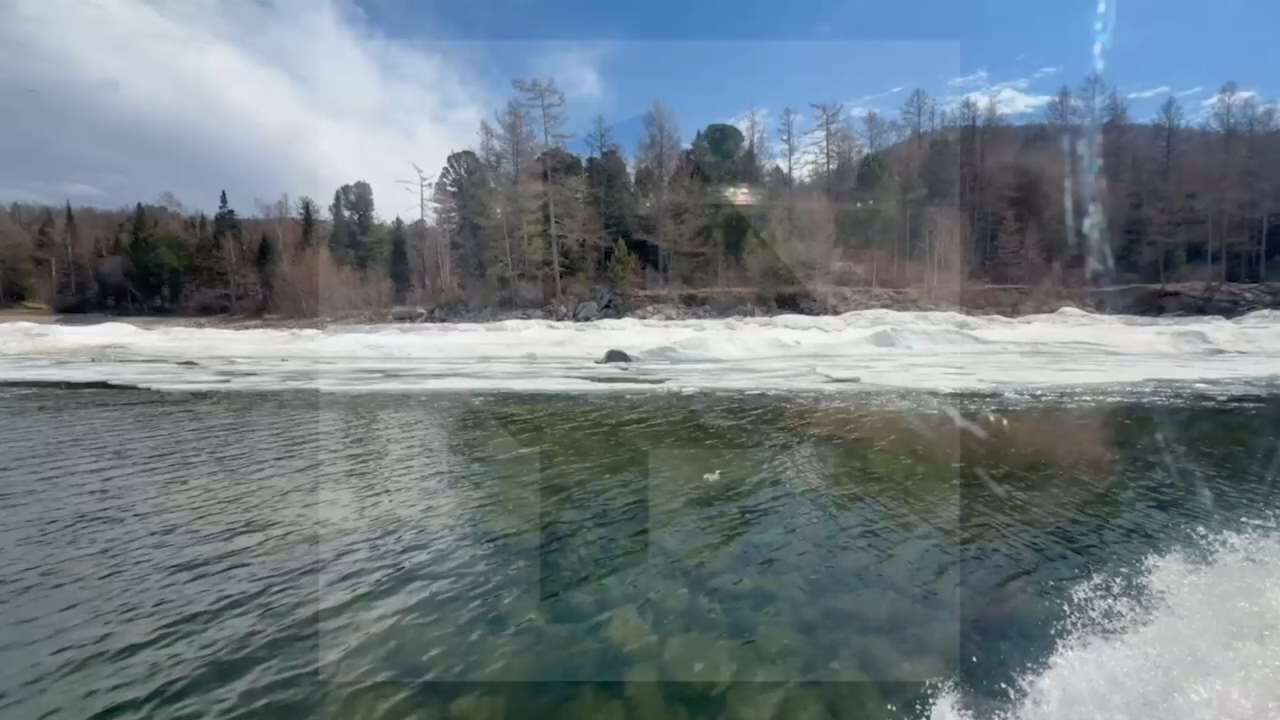
#> input picture data/frames/frame_001.png, 1280 x 720 px; its folder holds 4 pictures in this run; the run also reads 2 pictures not shown here
$ python boat_speed.py
#> lines starting #> are read from the running program, lines starting #| are printed output that depends on the picture
#!/usr/bin/env python3
"""Скорость катера по видео: отдельный скрипт без зависимостей от репозитория.

Нужно только:
    pip install numpy opencv-python-headless

Запуск (минимальный):
    python boat_speed.py --frames data/frames --start 1 --end 70 --fps 25 --distance 30

Что можно указать из известного (чем больше, тем точнее):
    --height 1.5     высота камеры над водой, м (пассажир с телефоном: 1.2-1.8)
    --focal 914      фокусное расстояние в пикселях
    --fov 70         угол обзора по горизонтали, градусов (если фокус неизвестен)
    --shore-row 326  строка, где вода встречается с берегом (иначе найдётся сама)

Скрипт считает три оценки скорости независимо и печатает для каждой показатель
достоверности. Если ни фокус, ни высота не заданы — печатается таблица чувствительности,
и это честнее, чем выдавать одно число.

Что внутри:
  1. строка уреза воды находится по перепаду яркости;
  2. поток воды по строкам кадра, наклон которого даёт скорость/высоту и не портится
     поворотом катера (поворот сдвигает кадр целиком, наклон остаётся);
  3. длинная база: трассировка точек с первого по последний кадр, поиск статичных
     областей (берег) по когерентности;
  4. существенная матрица + восстановение движения: поворот и перенос разделяются,
     берег в 30 м даёт масштаб. Работает, если известно фокусное расстояние.
"""

from __future__ import annotations

import argparse
import csv
import json
import math
from pathlib import Path

import cv2
import numpy as np

# --------------------------------------------------------------------------- IO


def imread_gray(path: Path) -> np.ndarray:
    image = cv2.imread(str(path), cv2.IMREAD_GRAYSCALE)
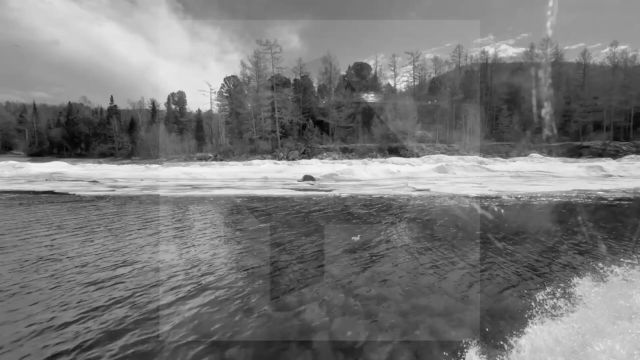
#> image: shape (720, 1280) (shown at 1/2 size); min 0, max 249, mean 120.9
    if image is None:
        raise OSError(f"не читается: {path}")
    return image


def frame_paths(frames_dir: Path) -> list[Path]:
    suffixes = (".png", ".jpg", ".jpeg", ".bmp", ".tif", ".tiff")
    files = [p for p in frames_dir.iterdir() if p.suffix.lower() in suffixes]
    return sorted(files, key=lambda p: p.name)


# ------------------------------------------------------------------ геометрия


def detect_shoreline(images: list[np.ndarray], smooth: int = 31) -> tuple[int, float]:
    """Строка самого сильного перепада яркости — линия воды на берегу."""
    profile = np.mean([im.mean(axis=1) for im in images], axis=0)
    smoothed = cv2.GaussianBlur(profile.reshape(-1, 1), (1, smooth), 0).ravel()
    gradient = np.gradient(smoothed)
    row = int(np.argmax(np.abs(gradient)))
    return row, float(gradient[row])


def track_chain(
    images: list[np.ndarray], start: int, end: int, max_corners: int = 3000
) -> tuple[np.ndarray, np.ndarray]:
    """Трассировка точек от кадра start к кадру end через все промежуточные.

    Прямой Лукас-Канаде между далёкими кадрами не берёт большие смещения,
    поэтому идём по цепочке кадр-в-кадр и сохраняем только выжившие точки.
    """
    corners = cv2.goodFeaturesToTrack(
        images[start], maxCorners=max_corners, qualityLevel=0.01, minDistance=8, blockSize=7
    )
    if corners is None or len(corners) < 20:
        return np.zeros((0, 2)), np.zeros((0, 2))
    src = corners.reshape(-1, 2).astype(np.float64)
    pts = corners.astype(np.float32)
    alive = np.arange(len(src))
    for k in range(start, end):
        if len(alive) < 20:
            break
        nxt, status, _ = cv2.calcOpticalFlowPyrLK(
            images[k],
            images[k + 1],
            pts,
            None,
            winSize=(21, 21),
            maxLevel=3,
            criteria=(cv2.TERM_CRITERIA_EPS | cv2.TERM_CRITERIA_COUNT, 30, 0.01),
        )
        status = status.reshape(-1).astype(bool)
        alive = alive[status]
        pts = nxt[status]
        if len(alive) == 0:
            break
    if len(alive) < 20:
        return np.zeros((0, 2)), np.zeros((0, 2))
    return src[alive], pts.reshape(-1, 2).astype(np.float64)


def coherent_cells(
    src: np.ndarray,
    delta: np.ndarray,
    shape: tuple[int, int],
    cols: int = 12,
    rows: int = 8,
    min_points: int = 8,
) -> tuple[list[dict], np.ndarray]:
    """Ячейки, точки которых сместились согласованно — это статичные объекты."""
    h, w = shape
    cells = []
    mask = np.zeros(len(src), bool)
    for r in range(rows):
        for c in range(cols):
            sel = (
                (src[:, 1] >= r * h / rows)
                & (src[:, 1] < (r + 1) * h / rows)
                & (src[:, 0] >= c * w / cols)
                & (src[:, 0] < (c + 1) * w / cols)
            )
            n = int(sel.sum())
            if n < min_points:
                continue
            block = delta[sel]
            lengths = np.linalg.norm(block, axis=1)
            coherence = float(np.linalg.norm(block.mean(axis=0)) / (lengths.mean() + 1e-9))
            median = np.median(block, axis=0)
            cells.append(
                {
                    "row": r,
                    "col": c,
                    "points": n,
                    "coherence": coherence,
                    "dx": float(median[0]),
                    "dy": float(median[1]),
                    "magnitude": float(np.linalg.norm(median)),
                }
            )
            if coherence >= 0.9:
                mask |= sel
    return sorted(cells, key=lambda c: -c["coherence"]), mask


# -------------------------------------------------------------- оценки скорости


def water_plane_profile(
    frames_dir: Path,
    paths: list[Path],
    start: int,
    end: int,
    water_rows: tuple[float, float],
    bins: int = 36,
    max_corners: int = 800,
) -> list[dict]:
    """Поток воды по строкам, усреднённый по всем парам кадра.

    Возвращает медианные смещения по полосам строк. Никакой опорной точки не
    вычитается: поворот катера сдвигает весь кадр целиком и уйдёт в свободный
    член линейной аппроксимации, а не в наклон.
    """
    images: dict[int, np.ndarray] = {}
    acc_dx: list[list[float]] = [[] for _ in range(bins)]
    acc_dy: list[list[float]] = [[] for _ in range(bins)]
    low, high = water_rows
    edges = np.linspace(low, high, bins + 1)

    for i in range(start, end):
        for idx in (i, i + 1):
            if idx not in images:
                images[idx] = imread_gray(paths[idx - 1])
        corners = cv2.goodFeaturesToTrack(
            images[i], maxCorners=max_corners, qualityLevel=0.01, minDistance=8, blockSize=7
        )
        if corners is None or len(corners) < 20:
            images.pop(min(images), None)
            continue
        nxt, status, _ = cv2.calcOpticalFlowPyrLK(
            images[i],
            images[i + 1],
            corners,
            None,
            winSize=(21, 21),
            maxLevel=3,
            criteria=(cv2.TERM_CRITERIA_EPS | cv2.TERM_CRITERIA_COUNT, 30, 0.01),
        )
        status = status.reshape(-1).astype(bool)
        a = corners.reshape(-1, 2)[status]
        b = nxt.reshape(-1, 2)[status]
        delta = b - a
        which = np.clip(np.digitize(a[:, 1], edges) - 1, 0, bins - 1)
        for k in range(bins):
            sel = which == k
            if sel.sum() >= 5:
                acc_dx[k].append(float(np.median(delta[sel][:, 0])))
                acc_dy[k].append(float(np.median(delta[sel][:, 1])))
        images.pop(min(images), None)

    return [
        {
            "row": float((edges[k] + edges[k + 1]) / 2),
            "samples": int(len(acc_dx[k])),
            "dx": float(np.median(acc_dx[k])) if acc_dx[k] else 0.0,
            "dy": float(np.median(acc_dy[k])) if acc_dy[k] else 0.0,
        }
        for k in range(bins)
    ]


def fit_line(profile: list[dict]) -> dict:
    """dx = slope * row + c.  slope = V * dt / h,  c вбирает поворот камеры."""
    rows = np.array([r["row"] for r in profile if r["samples"] > 0])
    dx = np.array([r["dx"] for r in profile if r["samples"] > 0])
    w = np.array([min(r["samples"], 40) for r in profile if r["samples"] > 0], float)
    if len(rows) < 4:
        return {"slope": 0.0, "c": 0.0, "r2": 0.0, "horizon": 0.0, "points": len(rows)}
    x = np.vstack([rows, np.ones_like(rows)]).T
    coef = np.linalg.lstsq(x * w[:, None], dx * w, rcond=None)[0]
    resid = dx - x @ coef
    mean = np.average(dx, weights=w)
    r2 = 1.0 - float(np.sum(w * resid**2) / np.sum(w * (dx - mean) ** 2))
    slope, c = float(coef[0]), float(coef[1])
    return {
        "slope": slope,
        "c": c,
        "r2": r2,
        "horizon": float(-c / slope) if abs(slope) > 1e-12 else float("nan"),
        "points": int(len(rows)),
    }


def estimate_from_water(fit: dict, height: float, fps: float) -> dict:
    """V = slope * h * fps. Фокусное расстояние не нужно — его заменяет высота."""
    if not height or not fit["slope"]:
        return {"v": None}
    v = fit["slope"] * height * fps
    return {"v": float(v), "kmh": float(v * 3.6)}


def estimate_from_shore(
    cells: list[dict], focal: float, distance: float, dt: float
) -> dict:
    """V = D * (сдвиг берега / f) / dt — для бокового перемещения мимо берега.

    Поворот катера эту оценку портит точно так же, как перенос, поэтому она
    годится только вместе с оценкой поворота (см. estimate_from_essential).
    """
    if not focal:
        return {"v": None}
    strong = [c for c in cells if c["coherence"] >= 0.9 and c["points"] >= 8]
    if not strong:
        return {"v": None}
    shift = float(np.median([c["magnitude"] for c in strong]))
    v = distance * shift / focal / dt
    return {"v": float(v), "kmh": float(v * 3.6), "shift_px": shift, "cells": len(strong)}


def estimate_from_essential(
    src: np.ndarray,
    dst: np.ndarray,
    focal: float,
    center: tuple[float, float],
    distance: float,
    dt: float,
    static_mask: np.ndarray | None = None,
) -> dict:
    """Разделение поворота и переноса через существенную матрицу.

    Требует фокусное расстояние. Масштаб берётся из известного расстояния до
    берега: восстановленные глубины точек берега приводятся к 30 м.
    """
    if not focal or len(src) < 30:
        return {"v": None}
    p1 = src if static_mask is None else src[static_mask]
    p2 = dst if static_mask is None else dst[static_mask]
    if len(p1) < 30:
        p1, p2 = src, dst

    e, emask = cv2.findEssentialMat(
        p1, p2, focal=focal, pp=center, method=cv2.RANSAC, prob=0.999, threshold=1.0
    )
    if e is None:
        return {"v": None}
    _, r, t, pmask = cv2.recoverPose(e, p1, p2, focal=focal, pp=center)
    inliers = pmask.reshape(-1).astype(bool) if pmask is not None else np.ones(len(p1), bool)
    if inliers.sum() < 20:
        return {"v": None, "inliers": int(inliers.sum())}

    k = np.array([[focal, 0, center[0]], [0, focal, center[1]], [0, 0, 1]], float)
    p1m = np.hstack([np.eye(3), np.zeros((3, 1))])
    p2m = np.hstack([r, t.reshape(3, 1)])
    proj1 = k @ p1m
    proj2 = k @ p2m
    pts1 = p1[inliers].astype(np.float64).T
    pts2 = p2[inliers].astype(np.float64).T
    cloud = cv2.triangulatePoints(proj1, proj2, pts1, pts2)
    cloud = cloud[:3] / cloud[3]
    depth = cloud[2]
    positive = depth > 0
    if positive.sum() < 20:
        return {"v": None, "inliers": int(inliers.sum())}

    # масштаб: медианная глубина статичных точек берега = distance метров
    scale = distance / float(np.median(depth[positive]))
    displacement = float(np.linalg.norm(t)) * scale  # |t| == 1 после recoverPose
    v = displacement / dt

    rvec = cv2.Rodrigues(r)[0].ravel()
    return {
        "v": float(v),
        "kmh": float(v * 3.6),
        "displacement_m": displacement,
        "yaw_deg": float(np.degrees(rvec[1])),
        "pitch_deg": float(np.degrees(rvec[0])),
        "roll_deg": float(np.degrees(rvec[2])),
        "inliers": int(inliers.sum()),
        "inlier_share": float(inliers.mean()),
        "translation_dir": (t.reshape(-1) / np.linalg.norm(t)).round(3).tolist(),
    }


# -------------------------------------------------------------------- отрисовка


def draw_profile(profile: list[dict], fit: dict, path: Path, water_rows: tuple[float, float]) -> Path:
    width, height = 1100, 520
    canvas = np.full((height, width, 3), 255, np.uint8)
    rows = np.array([r["row"] for r in profile])
    dx = np.array([r["dx"] for r in profile])
    lo, hi = float(dx.min()), float(dx.max())
    span = (hi - lo) or 1.0
    left, top = 70, 60
    plot_w, plot_h = width - left - 30, height - top - 70
    cv2.rectangle(canvas, (left, top), (left + plot_w, top + plot_h), (247, 247, 247), -1)
    cv2.rectangle(canvas, (left, top), (left + plot_w, top + plot_h), (200, 200, 200), 1)
    xs = (left + (rows - water_rows[0]) / max(1e-6, water_rows[1] - water_rows[0]) * plot_w).astype(int)
    ys = (top + plot_h - (dx - lo) / span * (plot_h - 16) - 8).astype(int)
    cv2.polylines(canvas, [np.stack([xs, ys], 1)], False, (0, 90, 220), 2, cv2.LINE_AA)
    for x, y in zip(xs, ys):
        cv2.circle(canvas, (int(x), int(y)), 3, (0, 90, 220), -1, cv2.LINE_AA)
    if fit["slope"]:
        model = fit["slope"] * rows + fit["c"]
        my = (top + plot_h - (model - lo) / span * (plot_h - 16) - 8).astype(int)
        cv2.polylines(canvas, [np.stack([xs, my], 1)], False, (60, 60, 220), 1, cv2.LINE_AA)
    cv2.putText(
        canvas,
        f"water flow vs image row: slope {fit['slope']:.5f} px/frame per px, R^2 {fit['r2']:.2f}",
        (left, 34),
        cv2.FONT_HERSHEY_SIMPLEX,
        0.55,
        (30, 30, 30),
        1,
        cv2.LINE_AA,
    )
    cv2.putText(
        canvas,
        f"rows {water_rows[0]:.0f} .. {water_rows[1]:.0f}",
        (left, height - 22),
        cv2.FONT_HERSHEY_SIMPLEX,
        0.45,
        (90, 90, 90),
        1,
        cv2.LINE_AA,
    )
    cv2.imwrite(str(path), canvas)
    return path


def draw_map(
    image: np.ndarray, cells: list[dict], path: Path, cols: int = 12, rows: int = 8
) -> Path:
    h, w = image.shape
    canvas = cv2.cvtColor(image, cv2.COLOR_GRAY2BGR)
    for c in cells:
        x0, y0 = int(c["col"] * w / cols), int(c["row"] * h / rows)
        x1, y1 = int((c["col"] + 1) * w / cols), int((c["row"] + 1) * h / rows)
        good = c["coherence"] >= 0.9
        color = (60, 220, 60) if good else (60, 60, 200)
        cv2.rectangle(canvas, (x0, y0), (x1, y1), color, 2)
        cv2.putText(
            canvas,
            f"{c['magnitude']:.0f}",
            (x0 + 6, y1 - 8),
            cv2.FONT_HERSHEY_SIMPLEX,
            0.45,
            color,
            1,
            cv2.LINE_AA,
        )
        centre = ((x0 + x1) // 2, (y0 + y1) // 2)
        tip = (int(centre[0] + c["dx"] * 0.25), int(centre[1] + c["dy"] * 0.25))
        cv2.arrowedLine(canvas, centre, tip, (0, 0, 255), 2, cv2.LINE_AA, tipLength=0.25)
    cv2.putText(
        canvas,
        "green = coherence >= 0.9 (static: shore), arrows = shift x0.25",
        (12, 26),
        cv2.FONT_HERSHEY_SIMPLEX,
        0.6,
        (255, 255, 255),
        3,
        cv2.LINE_AA,
    )
    cv2.putText(
        canvas,
        "green = coherence >= 0.9 (static: shore), arrows = shift x0.25",
        (12, 26),
        cv2.FONT_HERSHEY_SIMPLEX,
        0.6,
        (0, 0, 0),
        1,
        cv2.LINE_AA,
    )
    cv2.imwrite(str(path), canvas)
    return path


# ------------------------------------------------------------------------ main


def build_parser() -> argparse.ArgumentParser:
    p = argparse.ArgumentParser(
        description="Скорость катера по видео (нужны numpy и opencv-python).",
        formatter_class=argparse.ArgumentDefaultsHelpFormatter,
    )
    p.add_argument("--frames", default="data/frames", help="папка с кадрами")
    p.add_argument("--out", default="boat_speed_out", help="куда писать отчёт и графики")
    p.add_argument("--start", type=int, default=1, help="первый кадр")
    p.add_argument("--end", type=int, default=0, help="последний кадр (0 = все)")
    p.add_argument("--fps", type=float, default=25.0)
    p.add_argument("--distance", type=float, default=30.0, help="расстояние до берега, м")
    p.add_argument("--height", type=float, default=0.0, help="высота камеры над водой, м")
    p.add_argument("--focal", type=float, default=0.0, help="фокусное расстояние, пиксели")
    p.add_argument("--fov", type=float, default=0.0, help="угол обзора по ширине, град (если нет фокуса)")
    p.add_argument("--shore-row", type=float, default=0.0, help="строка уреза воды (0 = найти)")
    p.add_argument("--bins", type=int, default=36, help="полос строк для профиля")
    p.add_argument("--corners", type=int, default=1500, help="сколько точек трассировать")
    p.add_argument("--window", type=int, default=0,
                   help="считать по скользящим окнам такой длины (0 = одна база)")
    p.add_argument("--step", type=int, default=5, help="шаг окна в кадрах")
    p.add_argument("--max-yaw", type=float, default=25.0,
                   help="окна с рысканьем больше этого градуса отбрасываются")
    p.add_argument("--no-viz", action="store_true", help="не писать графики")
    return p


def main() -> int:
    args = build_parser().parse_args()
    frames_dir = Path(args.frames)
    out_dir = Path(args.out)
    out_dir.mkdir(parents=True, exist_ok=True)

    paths = frame_paths(frames_dir)
    if len(paths) < 2:
        print(f"в {frames_dir} меньше двух кадров")
        return 1
    end = args.end or len(paths)
    if end > len(paths):
        print(f"кадров всего {len(paths)}, --end уменьшен до {len(paths)}")
        end = len(paths)

    first = imread_gray(paths[args.start - 1])
    h, w = first.shape
    center = (w / 2.0, h / 2.0)
    duration = (end - args.start) / args.fps

    focal = args.focal
    if not focal and args.fov:
        focal = (w / 2.0) / math.tan(math.radians(args.fov) / 2.0)

    print(f"кадры      : {args.start}..{end} ({len(paths)} в папке), {args.fps:g} fps, {duration:.2f} с")
    print(f"размер     : {w}x{h}")
#| размер     : 1280x720
    print(f"берег      : {args.distance:g} м")
    print(f"камера     : f = {focal:.0f} px" if focal else "камера     : фокус НЕ задан")
    print(f"высота     : {args.height:g} м" if args.height else "высота     : НЕ задана")

    # 1. где вода встречается с берегом
    sample = [imread_gray(paths[i - 1]) for i in range(args.start, end + 1, max(1, (end - args.start) // 10 or 1))]
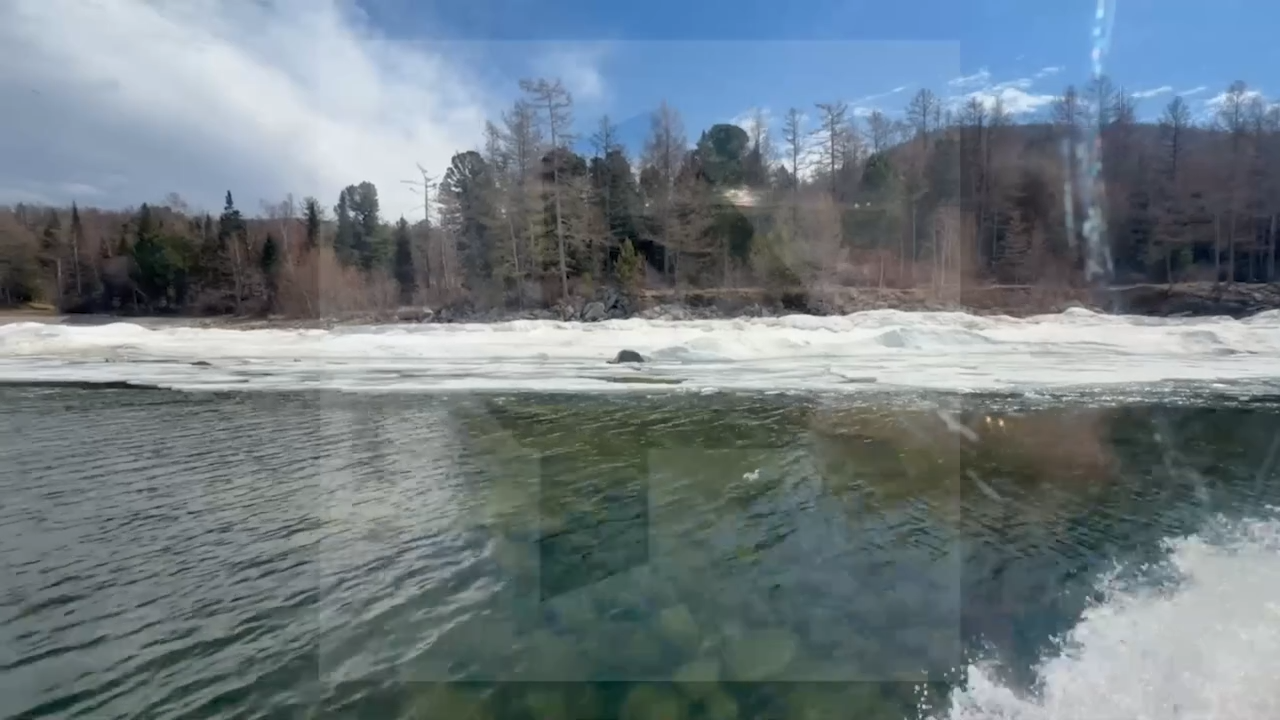
#> input picture data/frames/frame_003.png, 1280 x 720 px
#> in imread_gray (call 4), `image = cv2.imread(str(path), cv2.IMREAD_GRAYSCALE)`:
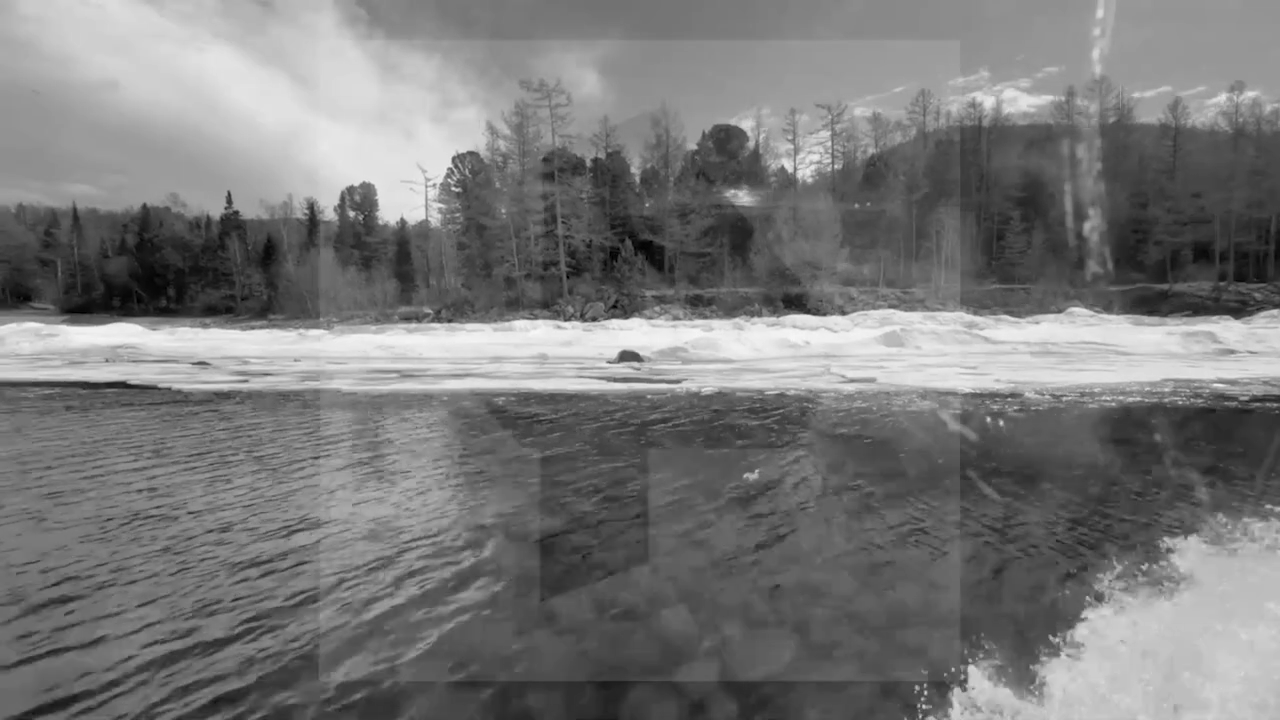
#> image: shape (720, 1280); min 0, max 247, mean 121.3
#> (the rest of the program and of its run is left out)
